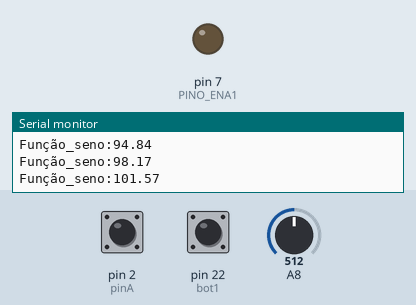
This sketch was run on a simulated Arduino Mega 2560, built with avr-gcc and run on an emulated ATmega2560. Parts: output pins drawn as LEDs (lit = HIGH), the last lines printed to the serial monitor. The test bench sets the inputs (shaded band); at power-on: pin 22 (bot1) HIGH, pin 2 (pinA) LOW, A8 = 512.

Above: at 2.5 s.
2.6 s: pin 22 (bot1) pulled LOW for 0.15 s
5.6 s: pin 22 (bot1) pulled LOW for 1 s
At 5.84 s:
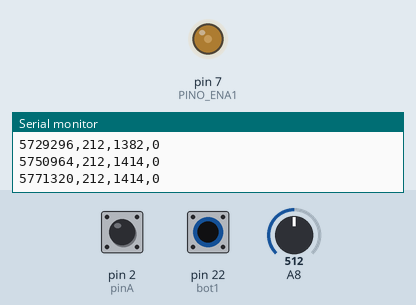
8.6 s: pin 2 (pinA) driven HIGH and pin 22 (bot1) driven LOW
At 8.86 s:
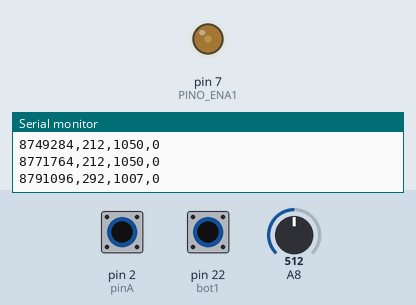
11.6 s: pin 22 (bot1) driven HIGH
13.1 s: pin 22 (bot1) driven LOW
At 13.46 s:
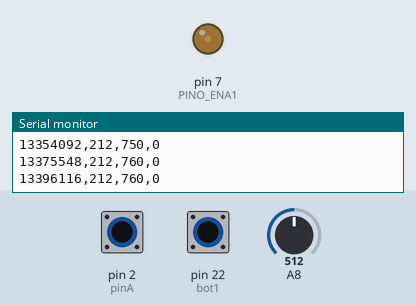
16.1 s: pin 2 (pinA) pulsed LOW 5 times (0.12 s each, 0.3 s apart)
Timing chart, 0 to 21.6 s (numbered marks = the images above; inputs shaded):
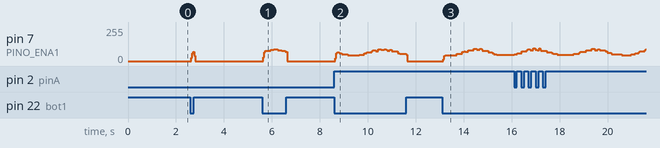

Measured:
- after the input at 5.6 s, pin 7 (PINO_ENA1): rises from 0/255 to 90/255 in 0.44 s, then falls to 0/255 in 0.56 s

The sketch:

resposta_frequencia.ino
```cpp
#include <neotimer.h>

#define TempoLigarMotor 0 //  Tempo para o motor começar a rodar após liberação de partida (Dado em microsegundos)
// IntervaloRPM 1000 = Valor para realização da resposta ao degrau unitário
// IntervaloRPM 5000 = Valor para acompanhamento da resposta a frequência
#define IntervaloRPM  4000  // Define o valor do intervalo de tempo para calculo do rpm (Dado em microsegundos)
#define RampaFreq 0.5  // Define o valor de frequencia do ciclo do seno em hz

//Temporizadores para uso no programa
Neotimer parando = Neotimer(1000);  // Tempo de 1 segundos para ainda enviar dados após o motor parar
Neotimer loopDados = Neotimer(10); // Envio dos dados para a tela

// Declaração de pinagem das entradas ou saídas
const int bot1 = 22;      //  Giro do motor
const int PINO_IN1 = 9;  //  Saída IN1
const int PINO_IN2 = 8;  //  Saída IN2
const int PINO_ENA1 = 7;  //  Saída ENA1
const int pinA = 2;       // Canal A (alterado para a porta 2)


unsigned long tempoUltimaLeituraPrg = 0, tempoDecorridoPrg = 0; //Variáveis usadas para calcular em quanto tempo o programa esta rodando
unsigned long tempoAnteriorRPM = 0; // Tempo para calcular a velocidade do motor em rpm
unsigned long tempoLigaMotor=0; // Variáveis usadas para calcular o tempo para girar o motor
volatile long contadorA = 0;    //Armazena a contagem de pulsos do giro do encoder
unsigned long tempoAtualPrg;

//Parametros para gerar rpm do motor via frequencia com rampa de incremento
unsigned long tempoAtualVel,RampaVel; // Contagem de tempo para velocidade
int instSin = 0;

//Variáveis para uso do estado dos botões
int refMotor0, velmotor0, rpm, sensorValueA8;
int velmotor1; // Variável de setpoint do motor - Este vindo do seno
//variáveis para fazer o motor rodar:
bool atraso, ligaMotor, bot1Estado;

//////////////////////////////////////////////////////////////////////////////////////////////////////////////////////
////////////////////////////////////// CRIAÇÃO DE ARRAY PARA GERAR SENO //////////////////////////////////////////////
//////////////////////////////////////////////////////////////////////////////////////////////////////////////////////
const int numPontos = 64; // 64 Define o tamanho do array (quantidade de pontos da função sin)
float senoArray[numPontos]; // Crie um array para armazenar os valores da função sin

void setup() {
  pinMode(bot1, INPUT_PULLUP);
  pinMode(pinA, INPUT);
  loopDados.start();
  // Configura a função de interrupção para os pulsos dos canais A e B
  attachInterrupt(digitalPinToInterrupt(pinA), contarPulsoA, RISING);
  Serial.begin(9600);

  // Preencha o array com valores da função sin
  for (int i = 0; i < numPontos; i++) {
    float fase = 2 * PI * i / numPontos; // Fase varia de 0 a 2*PI
    senoArray[i] = 105 + 35*sin(fase);
  }
  //Cria um print da função seno criada para visualização
  for (int i = 0; i < numPontos; i++) {
    Serial.print("Função_seno:");
    Serial.println(senoArray[i]);
  }
  RampaVel = 1000000/(numPontos*RampaFreq); // Converte o valor de frequencia do ciclo do seno para microsegundos e realizar incrementos no arduino
}

void loop(){
  calcularTempoCicloLeitura();
  calculaRPM();
  if(ligaMotor){
    refMotor0 = sensorValueA8 * (1500 / 1023.0); //Referência do motor de 0 a 2400 rpm //sensorValueA8
    velmotor0 = 140;
  }
  else{
      refMotor0 = 0;
      velmotor0 =0;
  }
  bot1Estado = digitalRead(bot1);
  sensorValueA8 = analogRead(A8);
  if (bot1Estado == 0){
    parando.start();
    atraso = true;
    if(ligaMotor){
      GiroHorario();
      CalcVel();
    }
    ImprimeStatus();
  }

  if (bot1Estado == 0){
    paraMotor();
    atraso = false;
    ligaMotor = false;
  }

  if(!atraso){
    tempoLigaMotor = micros();
  }
  if(!ligaMotor && ((micros()-tempoLigaMotor) >= TempoLigarMotor)){
    ligaMotor = true;
  }
}

//////////////////////////////////////////////////////////////////////////////////////////////////////////////////////////////////////////////////////////////////
////////////////////////////////////////////////////////////////////////------SUBROTINAS-----/////////////////////////////////////////////////////////////////////
//////////////////////////////////////////////////////////////////////////////////////////////////////////////////////////////////////////////////////////////////

void ImprimeStatus(){
  if(loopDados.done()){
    //Gera Tempo em µs para geração de gráfico
    Serial.print(micros());
    Serial.print(",");
    Serial.print(tempoDecorridoPrg);
    Serial.print(",");
    Serial.print(map(velmotor1, 0, 140, 0, 1500));
    Serial.print(",");
    Serial.print(rpm);
    Serial.println();
    loopDados.start();
  }
}

void calcularTempoCicloLeitura() {
  // Obtém o tempo atual em milissegundos
  tempoAtualPrg = micros();
  // Calcula o tempo decorrido desde a última leitura
  tempoDecorridoPrg = tempoAtualPrg - tempoUltimaLeituraPrg;
  // Atualize a variável tempoUltimaLeitura com o tempo atual
  tempoUltimaLeituraPrg = tempoAtualPrg;
}

void CalcVel(){
  if((micros() - tempoAtualVel) > RampaVel){
    velmotor1 = senoArray[instSin];
    instSin++;
    if(instSin == numPontos){
      instSin = 0;
    }
    tempoAtualVel = micros();
  }
}

void GiroHorario(){
  //Utilizando velmotor0 é para resposta ao degrau e velmotor1 para resposta em frequência
  analogWrite(PINO_ENA1, velmotor1);
  digitalWrite(PINO_IN1, HIGH);
  digitalWrite(PINO_IN2, LOW);
}

void paraMotor(){
  analogWrite(PINO_ENA1, 0);
  digitalWrite(PINO_IN1, HIGH);
  digitalWrite(PINO_IN2, LOW);
}

void contarPulsoA() {
  contadorA++;
}

void calculaRPM(){
  if ((micros() - tempoAnteriorRPM) > IntervaloRPM){
    rpm = int((contadorA / 70.) / (IntervaloRPM/60000000.));
    tempoAnteriorRPM = micros();
    contadorA = 0;
  }
}
```
